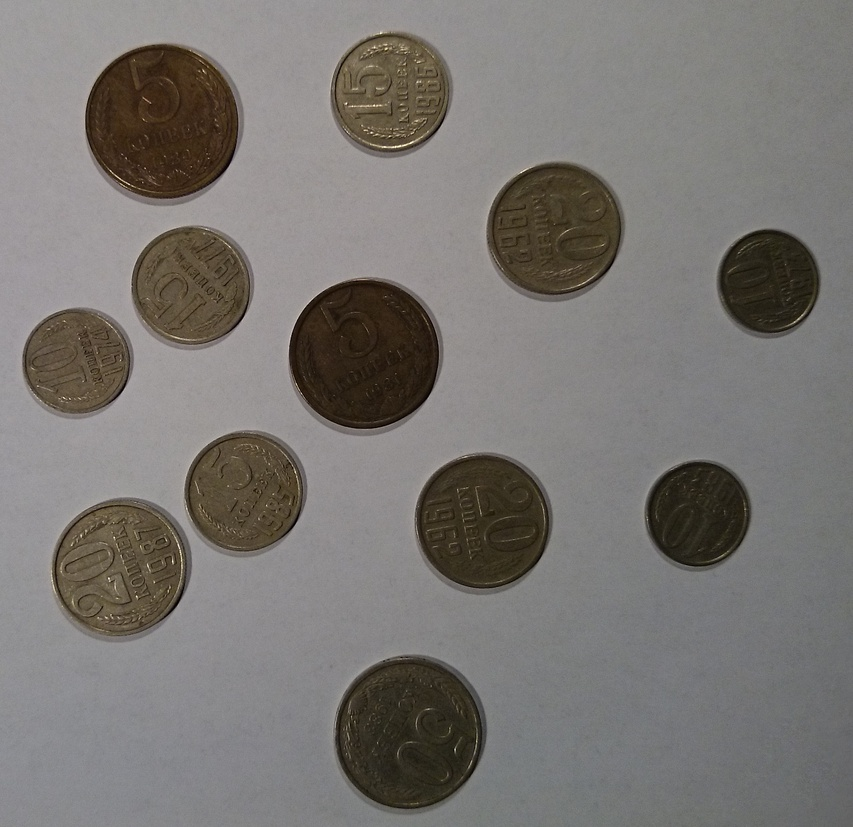
//> input picture Exercises (Anders)/Ex6/coins.jpg, 853 x 827 px, shrunk from 1344 x 1304 before the run
$ ./Exercise_6 ../coins.jpg   (built with g++ and OpenCV 4)
//> lines starting //> are read from the running program, lines starting //| are printed output that depends on the picture; after the words box and inside, x2 and y2 are one past the last pixel; in counts of white or black regions, pixels touching at a corner belong together
/*
 * RoVi1
 * Exercise 3: The Frequency domain and filtering
 */

// e17-1-gbe848aa

#include <opencv2/core.hpp>
#include <opencv2/highgui.hpp>
#include <opencv2/imgproc.hpp>

#include <iostream>

// Rearranges the quadrants of a Fourier image so that the origin is at the
// center of the image.

int main(int argc, char* argv[])
{
    cv::CommandLineParser parser(argc, argv,
        "{help   |            | print this message}"
        "{@image | ./lena.bmp | image path}"
        "{filter |            | toggle to high-pass filter the input image}"
    );

    if (parser.has("help")) {
        parser.printMessage();
        return 0;
    }

    // Load image as grayscale
    std::string filename = parser.get<std::string>("@image");
    cv::Mat img = cv::imread(filename, cv::IMREAD_GRAYSCALE);
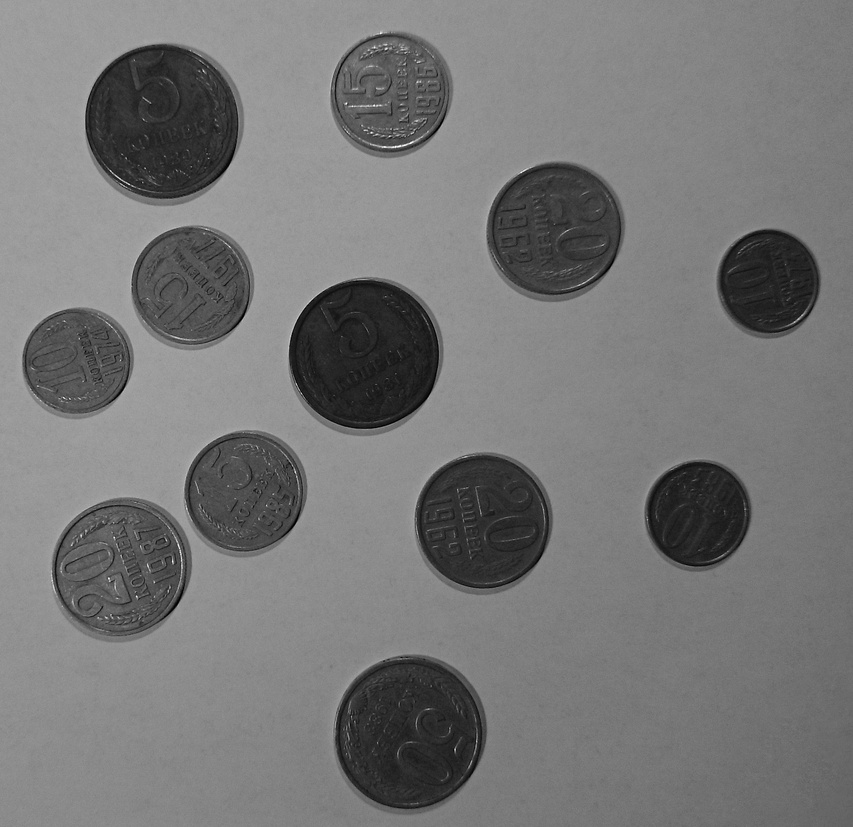
//> img: 827 rows x 853 cols, CV_8UC1; min 0, max 255, mean 118.4

    if (img.empty()) {
        std::cout << "Input image not found at '" << filename << "'\n";
        return 1;
    }

    // bluring image for better thresholding
    // Create filter
    cv::Mat filter = (cv::Mat_<double>(3,3) <<
    					(1.0/16.0), (2.0/16.0), (1.0/16.0),
    					(2.0/16.0), (4.0/16.0), (2.0/16.0),
    					(1.0/16.0), (2.0/16.0), (1.0/16.0));

    // [10 lines of commented-out code are left out]
    for (size_t i = 0; i < 40; i++) {
      cv::filter2D(img, img, -1, filter);
    }
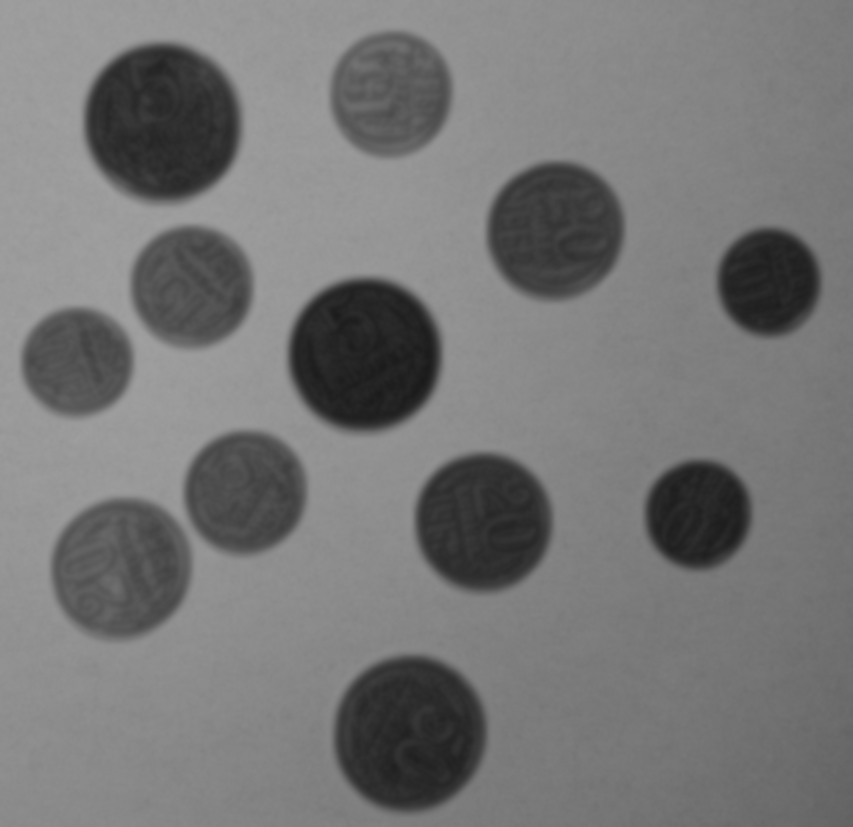
//> img: 827 rows x 853 cols, CV_8UC1; min 26, max 160, mean 118.5

    for (size_t i = 0; i < img.rows; i++) {
      for (size_t k = 0; k < img.cols; k++) {
        if (img.at<uchar>(i,k) < 110)
          img.at<uchar>(i,k) = 0;
        else
          img.at<uchar>(i,k) = 255;
      }
    }
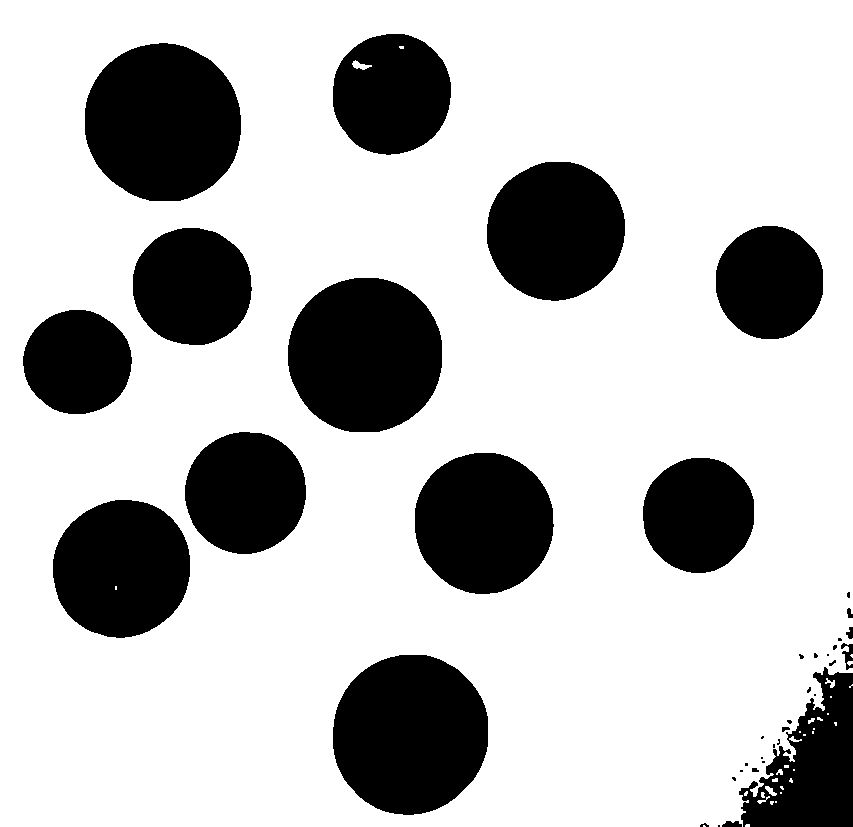
//> img: 827 rows x 853 cols, CV_8UC1; 74.9% white; 39 black regions (18 under 20 px)
    cv::imshow("lort", img);
    cv::waitKey();

    std::vector<std::vector<cv::Point> > contours;
    cv::findContours(img,contours,cv::RETR_TREE, cv::CHAIN_APPROX_NONE );
//> contours = 65 contours, 39 with area under 20; largest, box (x1, y1, x2, y2) and area: (0, 0, 853, 827) 692156, (332, 654, 489, 816) 19886, (84, 42, 242, 202) 19754, (287, 277, 443, 433) 19188, (414, 452, 555, 595) 15676

    cv::Mat contourImg(img.size(), CV_8UC3, cv::Scalar(0,0,0));
    cv::Scalar colors[3];
    colors[0] = cv::Scalar(255,0,0);
    colors[1] = cv::Scalar(0,255,0);
    colors[2] = cv::Scalar(0,0,255);

    for (size_t i = 0; i < contours.size(); i++) {
        cv::drawContours(contourImg, contours, i, colors[i % 3]);
    }
//> this loop made 65 passes
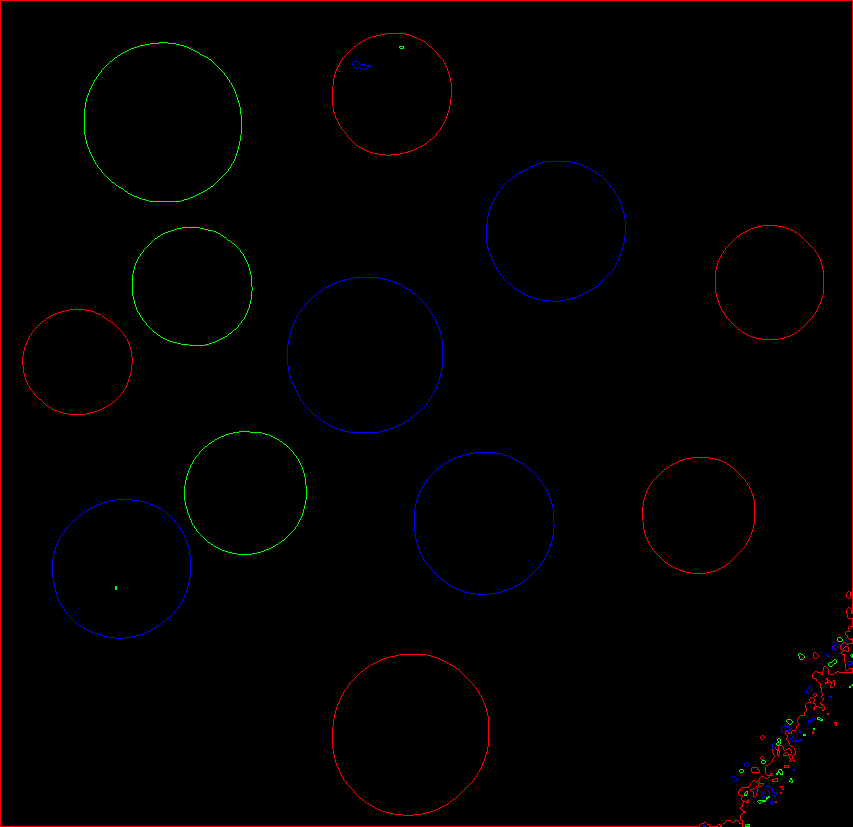
//> contourImg: 827 rows x 853 cols, CV_8UC3; mean B, G, R 0.7, 0.5, 2

    std::cout << "Number of contours " << contours.size() << std::endl;
//| Number of contours 65
    cv::imwrite("BluredImage.png", contourImg);

    cv::waitKey();
    return 0;
}
